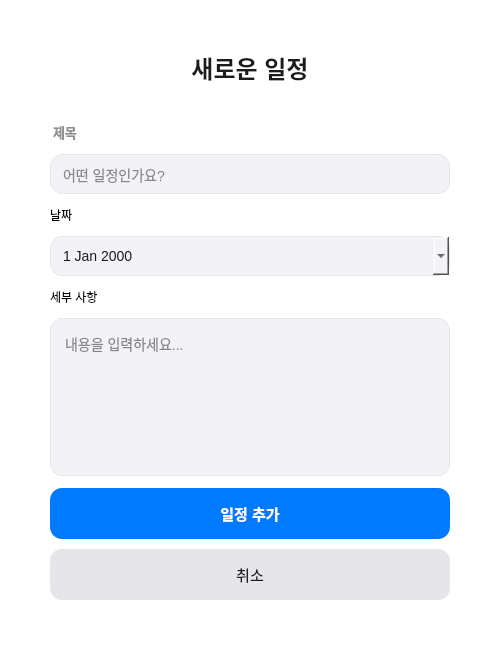
<?xml version="1.0" encoding="UTF-8"?>
<ui version="4.0">
 <class>AddSchedule</class>
 <widget class="QDialog" name="AddSchedule">
  <property name="geometry">
  <rect>
   <x>0</x>
   <y>0</y>
   <width>500</width>
   <height>650</height>
  </rect>
 </property>
 <property name="windowTitle">
  <string>일정 추가</string>
 </property>
 <property name="styleSheet">
  <string notr="true">
   QDialog {
       background-color: #FFFFFF;
   }

   QLabel#titleLabel {
       font-size: 24px;
       font-weight: bold;
       color: #1C1C1E;
   }

   QLabel#fieldLabel {
       font-size: 13px;
       font-weight: bold;
       color: #8E8E93;
       margin-top: 5px;
   }

   /* 입력창 공통 스타일 */
   QLineEdit, QDateEdit, QTextEdit {
       background-color: #F2F2F7;
       border: 1px solid #E5E5EA;
       border-radius: 12px;
       padding: 10px;
       font-size: 14px;
       color: #1C1C1E;
   }
   QLineEdit:focus, QDateEdit:focus, QTextEdit:focus {
       border: 1px solid #007AFF;
       background-color: #FFFFFF;
   }

   /* 추가 버튼 */
   QPushButton#addButton {
       background-color: #007AFF;
       color: white;
       border: none;
       border-radius: 12px;
       font-size: 15px;
       font-weight: bold;
       padding: 14px;
   }
   QPushButton#addButton:pressed {
       background-color: #0051A8;
   }

   /* 취소 버튼 */
   QPushButton#cancelButton {
       background-color: #E5E5EA;
       color: #1C1C1E;
       border: none;
       border-radius: 12px;
       font-size: 15px;
       padding: 14px;
   }
   QPushButton#cancelButton:hover {
       background-color: #D1D1D6;
   }
  </string>
 </property>

 <layout class="QVBoxLayout" name="mainLayout">
  <property name="spacing">
   <number>12</number>
  </property>
  <property name="leftMargin">
   <number>50</number>
  </property>
  <property name="topMargin">
   <number>50</number>
  </property>
  <property name="rightMargin">
   <number>50</number>
  </property>
  <property name="bottomMargin">
   <number>50</number>
  </property>

  <item>
   <widget class="QLabel" name="titleLabel">
    <property name="text">
     <string>새로운 일정</string>
    </property>
    <property name="alignment">
     <set>Qt::AlignCenter</set>
    </property>
   </widget>
  </item>

  <item>
   <spacer name="vSpacer1">
    <property name="orientation">
     <enum>Qt::Vertical</enum>
    </property>
    <property name="sizeType">
     <enum>QSizePolicy::Fixed</enum>
    </property>
    <property name="sizeHint" stdset="0">
     <size>
      <width>20</width>
      <height>20</height>
     </size>
    </property>
   </spacer>
  </item>

  <item>
   <widget class="QLabel" name="fieldLabel">
    <property name="text">
     <string>제목</string>
    </property>
   </widget>
  </item>
  <item>
   <widget class="QLineEdit" name="titleInput">
    <property name="placeholderText">
     <string>어떤 일정인가요?</string>
    </property>
   </widget>
  </item>

  <item>
   <widget class="QLabel" name="fieldLabel">
    <property name="text">
     <string>날짜</string>
    </property>
   </widget>
  </item>
  <item>
   <widget class="QDateEdit" name="dateInput">
    <property name="calendarPopup">
     <bool>true</bool>
    </property>
   </widget>
  </item>

  <item>
   <widget class="QLabel" name="fieldLabel">
    <property name="text">
     <string>세부 사항</string>
    </property>
   </widget>
  </item>
  <item>
   <widget class="QTextEdit" name="detailsInput">
    <property name="placeholderText">
     <string>내용을 입력하세요...</string>
    </property>
   </widget>
  </item>

  <item>
   <spacer name="vSpacer2">
    <property name="orientation">
     <enum>Qt::Vertical</enum>
    </property>
    <property name="sizeHint" stdset="0">
     <size>
      <width>20</width>
      <height>20</height>
     </size>
    </property>
   </spacer>
  </item>

  <item>
   <layout class="QVBoxLayout" name="buttonLayout">
    <property name="spacing">
     <number>10</number>
    </property>
    <item>
     <widget class="QPushButton" name="addButton">
      <property name="text">
       <string>일정 추가</string>
      </property>
      <property name="cursor">
       <cursor shape="PointingHandCursor"/>
      </property>
     </widget>
    </item>
    <item>
     <widget class="QPushButton" name="cancelButton">
      <property name="text">
       <string>취소</string>
      </property>
      <property name="cursor">
       <cursor shape="PointingHandCursor"/>
      </property>
     </widget>
    </item>
   </layout>
  </item>
 </layout>
</widget>
</ui>
